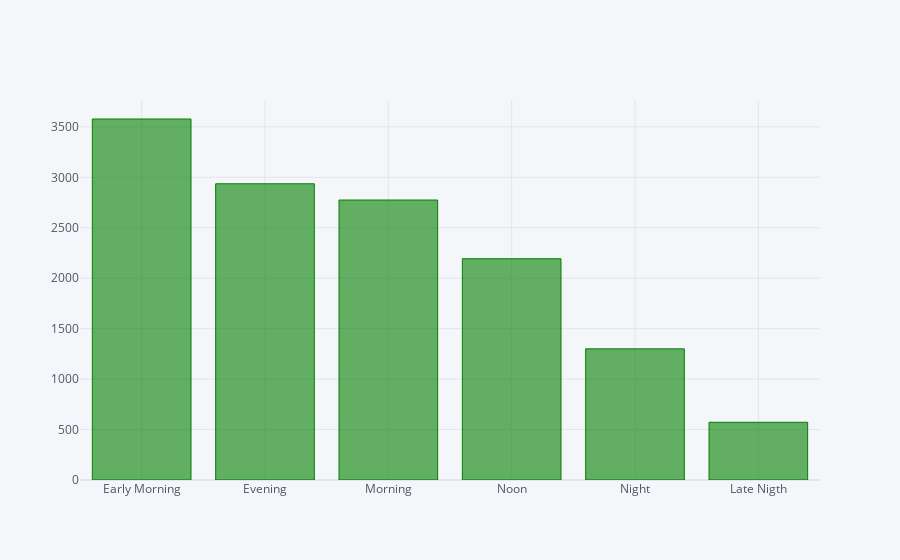

The cell this chart's notebook holds for it:
### Code cell
data['Dep_Time_hour'].apply(flight_dep_time).value_counts().iplot(kind='bar',color='green')

### Figure 1 — Plotly figure (JSON) as saved in the notebook; plotly's stock layout.template omitted (floating-point values rounded to 4 significant figures)
{"data": [{"marker": {"color": "rgba(0, 128, 0, 0.6)", "line": {"color": "rgba(0, 128, 0, 1.0)", "width": 1}}, "name": "count", "orientation": "v", "text": "", "type": "bar", "x": ["Early Morning", "Evening", "Morning", "Noon", "Night", "Late Nigth"], "y": [3578, 2936, 2775, 2193, 1300, 572]}], "layout": {"autosize": true, "legend": {"bgcolor": "#F5F6F9", "font": {"color": "#4D5663"}}, "paper_bgcolor": "#F5F6F9", "plot_bgcolor": "#F5F6F9", "title": {"font": {"color": "#4D5663"}}, "xaxis": {"autorange": true, "gridcolor": "#E1E5ED", "range": [-0.5, 5.5], "showgrid": true, "tickfont": {"color": "#4D5663"}, "title": {"font": {"color": "#4D5663"}, "text": ""}, "type": "category", "zerolinecolor": "#E1E5ED"}, "yaxis": {"autorange": true, "gridcolor": "#E1E5ED", "range": [0, 3766.0], "showgrid": true, "tickfont": {"color": "#4D5663"}, "title": {"font": {"color": "#4D5663"}, "text": ""}, "type": "linear", "zerolinecolor": "#E1E5ED"}}}
